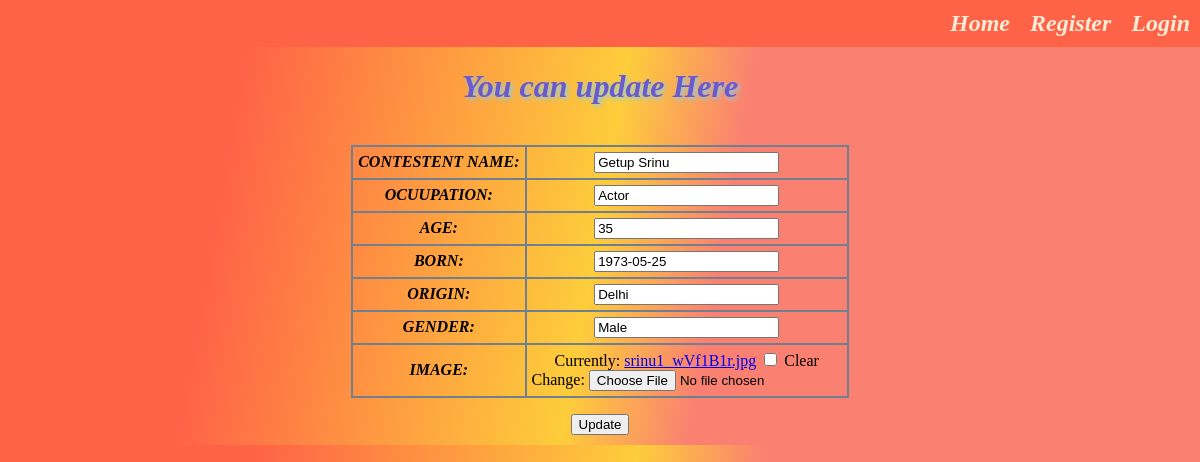
Screenshot of /update/6/ with the database file from the repository.
### bigbossapp/models.py (models this page shows, shortened)
class addcontestent(models.Model):
    contestent_name=models.CharField(max_length=20)
    ocuupation=models.CharField(max_length=20)
    age=models.IntegerField()
    born=models.DateField()
    origin=models.CharField(max_length=20)
    gender=models.CharField(max_length=10)
    image=models.ImageField(blank=True)

### bigbossapp/views.py (the view)
# urls.py: path('update/<int:id>/',views.update,name='update'),
def update(request,id):
    a=addcontestent.objects.get(id=id)
    contestent=contestentform(request.POST or None, request.FILES or None, instance=a)
    if request.method == 'POST':
        if contestent.is_valid():
            contestent.save()
            return redirect('display')
    return render(request,'update.html',{'contestent':contestent})

### bigbossapp/forms.py
class contestentform(forms.ModelForm):
    class Meta:
        model=addcontestent
        fields='__all__'

### bigbossapp/templates/update.html (shortened to what this page needs)
{% extends 'base.html' %}
{% block content %}
    {% include 'navbar.html' %}
    <h1>You can update Here</h1>
    <br>
    <form action="" method="post" enctype="multipart/form-data">
    <table align="center">
        {{ contestent }}
    </table>
        <div>
            <input type="submit" value="Update">
        </div>
    </form>
{% endblock %}

### bigbossapp/static/css/home.css (style rules this page uses)
table,th,td { border-collapse: collapse; text-align: center; border: 2px solid slategray; padding: 5px; }
th { text-transform: uppercase; font-style: italic; }
h1 { text-shadow: 2px 2px 5px skyblue; color: slateblue; text-align: center; font-style: italic; }
body { background: linear-gradient(100deg, tomato 20%, #fdcd3b 50%, salmon 60%); margin: 0px; }
div { text-align: center; font-style: oblique; padding: 10px; font-size: x-large; }

### rows the page displays
addcontestent: contestent_name "Getup Srinu", ocuupation "Actor", age "35", born "1973-05-25", origin "Delhi", gender "Male"
